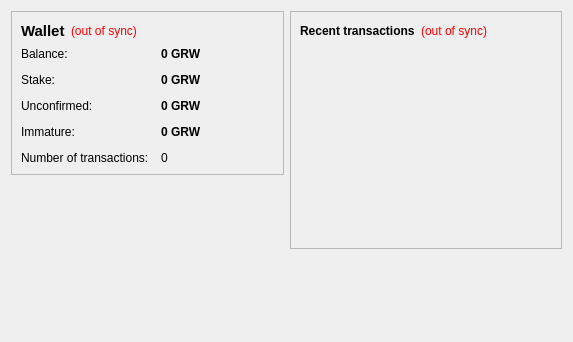
<?xml version="1.0" encoding="UTF-8"?>
<ui version="4.0">
 <class>OverviewPage</class>
 <widget class="QWidget" name="OverviewPage">
  <property name="geometry">
   <rect>
    <x>0</x>
    <y>0</y>
    <width>573</width>
    <height>342</height>
   </rect>
  </property>
  <property name="windowTitle">
   <string>Form</string>
  </property>
  <layout class="QHBoxLayout" name="horizontalLayout" stretch="1,1">
   <item>
    <layout class="QVBoxLayout" name="verticalLayout_2">
     <item>
      <widget class="QFrame" name="frame">
       <property name="frameShape">
        <enum>QFrame::StyledPanel</enum>
       </property>
       <property name="frameShadow">
        <enum>QFrame::Raised</enum>
       </property>
       <layout class="QVBoxLayout" name="verticalLayout_4">
        <item>
         <layout class="QHBoxLayout" name="horizontalLayout_4">
          <item>
           <widget class="QLabel" name="label_5">
            <property name="font">
             <font>
              <pointsize>11</pointsize>
              <weight>75</weight>
              <bold>true</bold>
             </font>
            </property>
            <property name="text">
             <string>Wallet</string>
            </property>
           </widget>
          </item>
          <item>
           <widget class="QLabel" name="labelWalletStatus">
            <property name="toolTip">
             <string>The displayed information may be out of date. Your wallet automatically synchronizes with the GrowthCoin network after a connection is established, but this process has not completed yet.</string>
            </property>
            <property name="styleSheet">
             <string notr="true">QLabel { color: red; }</string>
            </property>
            <property name="text">
             <string notr="true">(out of sync)</string>
            </property>
            <property name="alignment">
             <set>Qt::AlignLeading|Qt::AlignLeft|Qt::AlignVCenter</set>
            </property>
           </widget>
          </item>
          <item>
           <spacer name="horizontalSpacer_2">
            <property name="orientation">
             <enum>Qt::Horizontal</enum>
            </property>
            <property name="sizeHint" stdset="0">
             <size>
              <width>40</width>
              <height>20</height>
             </size>
            </property>
           </spacer>
          </item>
         </layout>
        </item>
        <item>
         <layout class="QFormLayout" name="formLayout_2">
          <property name="fieldGrowthPolicy">
           <enum>QFormLayout::AllNonFixedFieldsGrow</enum>
          </property>
          <property name="horizontalSpacing">
           <number>12</number>
          </property>
          <property name="verticalSpacing">
           <number>12</number>
          </property>
          <item row="0" column="0">
           <widget class="QLabel" name="label">
            <property name="text">
             <string>Balance:</string>
            </property>
           </widget>
          </item>
          <item row="0" column="1">
           <widget class="QLabel" name="labelBalance">
            <property name="font">
             <font>
              <weight>75</weight>
              <bold>true</bold>
             </font>
            </property>
            <property name="cursor">
             <cursorShape>IBeamCursor</cursorShape>
            </property>
            <property name="toolTip">
             <string>Your current balance</string>
            </property>
            <property name="text">
             <string notr="true">0 GRW</string>
            </property>
            <property name="textInteractionFlags">
             <set>Qt::LinksAccessibleByMouse|Qt::TextSelectableByKeyboard|Qt::TextSelectableByMouse</set>
            </property>
           </widget>
          </item>
          <item row="1" column="0">
           <widget class="QLabel" name="label_6">
            <property name="text">
             <string>Stake:</string>
            </property>
           </widget>
          </item>
          <item row="1" column="1">
           <widget class="QLabel" name="labelStake">
            <property name="font">
             <font>
              <weight>75</weight>
              <bold>true</bold>
             </font>
            </property>
            <property name="cursor">
             <cursorShape>IBeamCursor</cursorShape>
            </property>
            <property name="toolTip">
             <string>Total of coins that was staked, and do not yet count toward the current balance</string>
            </property>
            <property name="text">
             <string notr="true">0 GRW</string>
            </property>
            <property name="textInteractionFlags">
             <set>Qt::LinksAccessibleByMouse|Qt::TextSelectableByKeyboard|Qt::TextSelectableByMouse</set>
            </property>
           </widget>
          </item>
          <item row="2" column="0">
           <widget class="QLabel" name="label_3">
            <property name="text">
             <string>Unconfirmed:</string>
            </property>
           </widget>
          </item>
          <item row="2" column="1">
           <widget class="QLabel" name="labelUnconfirmed">
            <property name="font">
             <font>
              <weight>75</weight>
              <bold>true</bold>
             </font>
            </property>
            <property name="cursor">
             <cursorShape>IBeamCursor</cursorShape>
            </property>
            <property name="toolTip">
             <string>Total of transactions that have yet to be confirmed, and do not yet count toward the current balance</string>
            </property>
            <property name="text">
             <string notr="true">0 GRW</string>
            </property>
            <property name="textInteractionFlags">
             <set>Qt::LinksAccessibleByMouse|Qt::TextSelectableByKeyboard|Qt::TextSelectableByMouse</set>
            </property>
           </widget>
          </item>
          <item row="3" column="0">
           <widget class="QLabel" name="labelImmatureText">
            <property name="text">
             <string>Immature:</string>
            </property>
           </widget>
          </item>
          <item row="3" column="1">
           <widget class="QLabel" name="labelImmature">
            <property name="font">
             <font>
              <weight>75</weight>
              <bold>true</bold>
             </font>
            </property>
            <property name="toolTip">
             <string>Mined balance that has not yet matured</string>
            </property>
            <property name="text">
             <string notr="true">0 GRW</string>
            </property>
            <property name="textInteractionFlags">
             <set>Qt::LinksAccessibleByMouse|Qt::TextSelectableByKeyboard|Qt::TextSelectableByMouse</set>
            </property>
           </widget>
          </item>
          <item row="4" column="0">
           <widget class="QLabel" name="label_2">
            <property name="text">
             <string>Number of transactions:</string>
            </property>
           </widget>
          </item>
          <item row="4" column="1">
           <widget class="QLabel" name="labelNumTransactions">
            <property name="toolTip">
             <string>Total number of transactions in wallet</string>
            </property>
            <property name="text">
             <string notr="true">0</string>
            </property>
           </widget>
          </item>
         </layout>
        </item>
       </layout>
      </widget>
     </item>
     <item>
      <spacer name="verticalSpacer">
       <property name="orientation">
        <enum>Qt::Vertical</enum>
       </property>
       <property name="sizeHint" stdset="0">
        <size>
         <width>20</width>
         <height>40</height>
        </size>
       </property>
      </spacer>
     </item>
    </layout>
   </item>
   <item>
    <layout class="QVBoxLayout" name="verticalLayout_3">
     <item>
      <widget class="QFrame" name="frame_2">
       <property name="frameShape">
        <enum>QFrame::StyledPanel</enum>
       </property>
       <property name="frameShadow">
        <enum>QFrame::Raised</enum>
       </property>
       <layout class="QVBoxLayout" name="verticalLayout">
        <item>
         <layout class="QHBoxLayout" name="horizontalLayout_2">
          <item>
           <widget class="QLabel" name="label_4">
            <property name="text">
             <string>&lt;b&gt;Recent transactions&lt;/b&gt;</string>
            </property>
           </widget>
          </item>
          <item>
           <widget class="QLabel" name="labelTransactionsStatus">
            <property name="toolTip">
             <string>The displayed information may be out of date. Your wallet automatically synchronizes with the GrowthCoin network after a connection is established, but this process has not completed yet.</string>
            </property>
            <property name="styleSheet">
             <string notr="true">QLabel { color: red; }</string>
            </property>
            <property name="text">
             <string notr="true">(out of sync)</string>
            </property>
            <property name="alignment">
             <set>Qt::AlignRight|Qt::AlignTrailing|Qt::AlignVCenter</set>
            </property>
           </widget>
          </item>
          <item>
           <spacer name="horizontalSpacer">
            <property name="orientation">
             <enum>Qt::Horizontal</enum>
            </property>
            <property name="sizeHint" stdset="0">
             <size>
              <width>40</width>
              <height>20</height>
             </size>
            </property>
           </spacer>
          </item>
         </layout>
        </item>
        <item>
         <widget class="QListView" name="listTransactions">
          <property name="styleSheet">
           <string notr="true">QListView { background: transparent; }</string>
          </property>
          <property name="frameShape">
           <enum>QFrame::NoFrame</enum>
          </property>
          <property name="verticalScrollBarPolicy">
           <enum>Qt::ScrollBarAlwaysOff</enum>
          </property>
          <property name="horizontalScrollBarPolicy">
           <enum>Qt::ScrollBarAlwaysOff</enum>
          </property>
          <property name="selectionMode">
           <enum>QAbstractItemView::NoSelection</enum>
          </property>
         </widget>
        </item>
       </layout>
      </widget>
     </item>
     <item>
      <spacer name="verticalSpacer_2">
       <property name="orientation">
        <enum>Qt::Vertical</enum>
       </property>
       <property name="sizeHint" stdset="0">
        <size>
         <width>20</width>
         <height>40</height>
        </size>
       </property>
      </spacer>
     </item>
    </layout>
   </item>
  </layout>
 </widget>
 <resources/>
 <connections/>
</ui>
